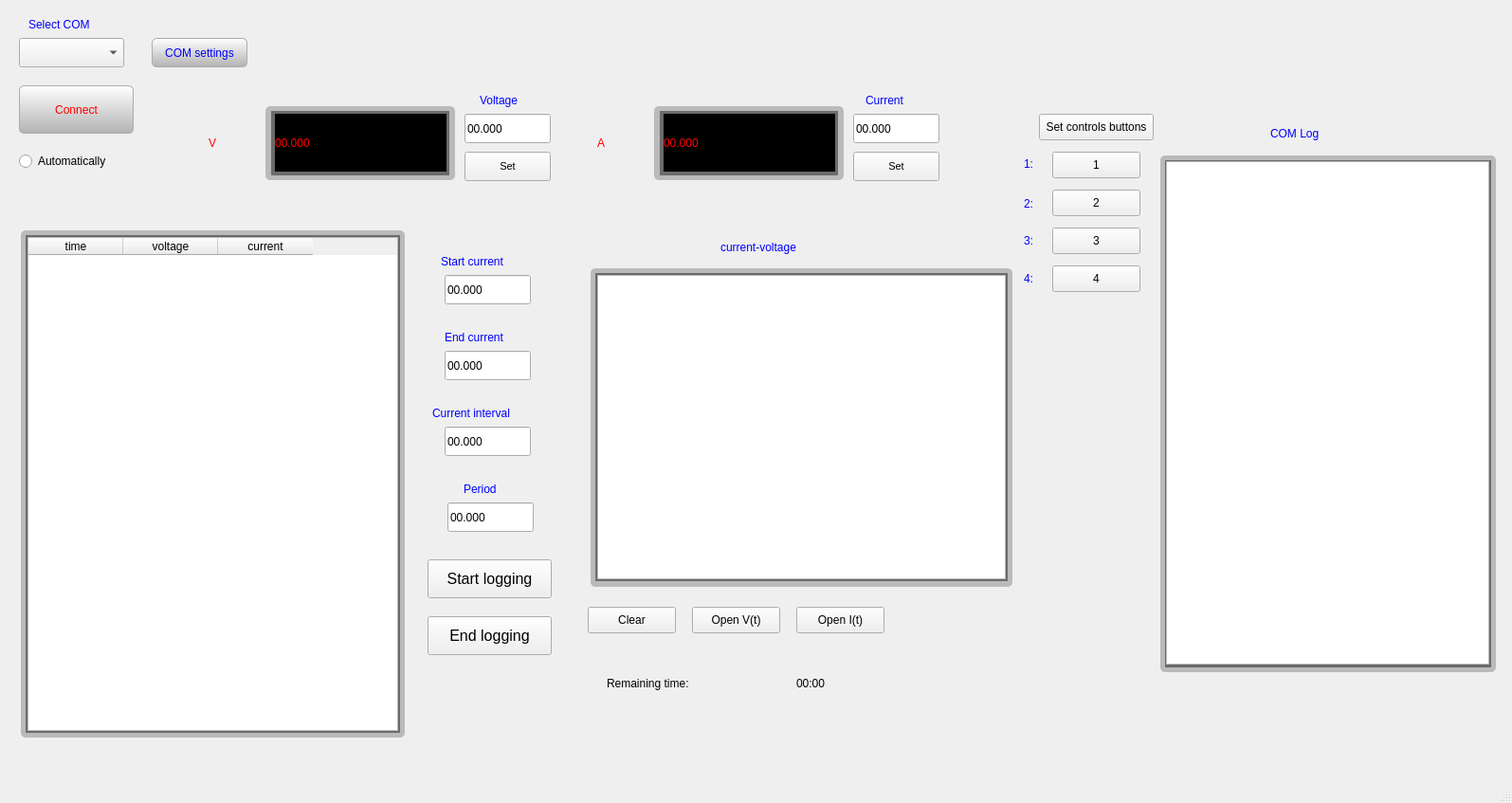
<?xml version="1.0" encoding="UTF-8"?>
<ui version="4.0">
 <class>MainWindow</class>
 <widget class="QMainWindow" name="MainWindow">
  <property name="geometry">
   <rect>
    <x>0</x>
    <y>0</y>
    <width>1595</width>
    <height>847</height>
   </rect>
  </property>
  <property name="windowTitle">
   <string>MainWindow</string>
  </property>
  <widget class="QWidget" name="centralwidget">
   <widget class="QPushButton" name="pushButton_connect">
    <property name="geometry">
     <rect>
      <x>20</x>
      <y>90</y>
      <width>121</width>
      <height>51</height>
     </rect>
    </property>
    <property name="styleSheet">
     <string notr="true">QPushButton{
font: 500 10pt Tahoma;
color: rgb(255, 0, 0);
background-color: qlineargradient(spread:pad, x1:0, y1:1, x2:0, y2:0, stop:0 rgb(179, 179, 179,255), stop:1 rgba(255, 255, 255, 255));
border: 1px solid rgb(172, 172, 172);         
border-radius:5;
}
QPushButton:pressed {
font: 500 10pt Tahoma;
color:rgb(184, 0, 0);
background-color:rgb(177, 177, 177);
border: 2px solid rgb(172, 172, 172);            
border-radius:5
}
                                              </string>
    </property>
    <property name="text">
     <string>Connect</string>
    </property>
   </widget>
   <widget class="QComboBox" name="comboBox_select_com">
    <property name="geometry">
     <rect>
      <x>20</x>
      <y>40</y>
      <width>111</width>
      <height>31</height>
     </rect>
    </property>
   </widget>
   <widget class="QLabel" name="label_select_com">
    <property name="geometry">
     <rect>
      <x>30</x>
      <y>10</y>
      <width>91</width>
      <height>31</height>
     </rect>
    </property>
    <property name="styleSheet">
     <string notr="true">font: 500 8pt &quot;Tahoma&quot;;
color: rgb(0, 0, 255);</string>
    </property>
    <property name="text">
     <string>Select COM</string>
    </property>
    <property name="margin">
     <number>5</number>
    </property>
   </widget>
   <widget class="QPushButton" name="pushButton_com_settings">
    <property name="geometry">
     <rect>
      <x>160</x>
      <y>40</y>
      <width>101</width>
      <height>31</height>
     </rect>
    </property>
    <property name="styleSheet">
     <string notr="true">QPushButton{
font: 500 8pt Tahoma;
color: rgb(0, 0, 255);
background-color: qlineargradient(spread:pad, x1:0, y1:1, x2:0, y2:0, stop:0 rgb(179, 179, 179,255), stop:1 rgba(255, 255, 255, 255));
border: 1px solid rgb(172, 172, 172);         
border-radius:5;
}
                                              </string>
    </property>
    <property name="text">
     <string>COM settings</string>
    </property>
   </widget>
   <widget class="QRadioButton" name="radioButton_automatically">
    <property name="geometry">
     <rect>
      <x>20</x>
      <y>160</y>
      <width>121</width>
      <height>20</height>
     </rect>
    </property>
    <property name="styleSheet">
     <string notr="true">font: 500 8pt &quot;Tahoma&quot;;</string>
    </property>
    <property name="text">
     <string>Automatically</string>
    </property>
   </widget>
   <widget class="QLabel" name="label_v">
    <property name="geometry">
     <rect>
      <x>220</x>
      <y>120</y>
      <width>41</width>
      <height>61</height>
     </rect>
    </property>
    <property name="styleSheet">
     <string notr="true">font: 500 35pt &quot;Tahoma&quot;;
color: rgb(255, 0, 0);</string>
    </property>
    <property name="text">
     <string>V</string>
    </property>
   </widget>
   <widget class="QLabel" name="label_voltage">
    <property name="geometry">
     <rect>
      <x>506</x>
      <y>90</y>
      <width>91</width>
      <height>31</height>
     </rect>
    </property>
    <property name="styleSheet">
     <string notr="true">font: 500 8pt &quot;Tahoma&quot;;
color: rgb(0, 0, 255);</string>
    </property>
    <property name="text">
     <string>Voltage</string>
    </property>
    <property name="margin">
     <number>0</number>
    </property>
   </widget>
   <widget class="QLabel" name="label_v_display">
    <property name="geometry">
     <rect>
      <x>290</x>
      <y>120</y>
      <width>181</width>
      <height>61</height>
     </rect>
    </property>
    <property name="styleSheet">
     <string notr="true">background-color: rgb(0, 0, 0);
color: rgb(255, 0, 0);
font: 35pt &quot;Tahoma&quot;;</string>
    </property>
    <property name="text">
     <string>00.000</string>
    </property>
   </widget>
   <widget class="QLabel" name="label_black_for_v_display">
    <property name="geometry">
     <rect>
      <x>286</x>
      <y>117</y>
      <width>188</width>
      <height>68</height>
     </rect>
    </property>
    <property name="styleSheet">
     <string notr="true">background-color: rgb(107, 107, 107);</string>
    </property>
    <property name="text">
     <string/>
    </property>
   </widget>
   <widget class="QLabel" name="label_green_for_v_display">
    <property name="geometry">
     <rect>
      <x>280</x>
      <y>112</y>
      <width>200</width>
      <height>78</height>
     </rect>
    </property>
    <property name="styleSheet">
     <string notr="true">background-color: rgb(186, 186, 186);
border-radius:5px;</string>
    </property>
    <property name="text">
     <string/>
    </property>
   </widget>
   <widget class="QLineEdit" name="lineEdit_v">
    <property name="geometry">
     <rect>
      <x>490</x>
      <y>120</y>
      <width>91</width>
      <height>31</height>
     </rect>
    </property>
    <property name="styleSheet">
     <string notr="true">font: 16pt &quot;Tahoma&quot;;</string>
    </property>
    <property name="text">
     <string>00.000</string>
    </property>
   </widget>
   <widget class="QLabel" name="label_black_for_a_display">
    <property name="geometry">
     <rect>
      <x>696</x>
      <y>117</y>
      <width>188</width>
      <height>68</height>
     </rect>
    </property>
    <property name="styleSheet">
     <string notr="true">background-color: rgb(107, 107, 107);</string>
    </property>
    <property name="text">
     <string/>
    </property>
   </widget>
   <widget class="QLabel" name="label_current">
    <property name="geometry">
     <rect>
      <x>913</x>
      <y>90</y>
      <width>91</width>
      <height>31</height>
     </rect>
    </property>
    <property name="styleSheet">
     <string notr="true">font: 500 8pt &quot;Tahoma&quot;;
color: rgb(0, 0, 255);</string>
    </property>
    <property name="text">
     <string>Current</string>
    </property>
    <property name="margin">
     <number>0</number>
    </property>
   </widget>
   <widget class="QLineEdit" name="lineEdit_a">
    <property name="geometry">
     <rect>
      <x>900</x>
      <y>120</y>
      <width>91</width>
      <height>31</height>
     </rect>
    </property>
    <property name="styleSheet">
     <string notr="true">font: 16pt &quot;Tahoma&quot;;</string>
    </property>
    <property name="text">
     <string>00.000</string>
    </property>
   </widget>
   <widget class="QLabel" name="label_a">
    <property name="geometry">
     <rect>
      <x>630</x>
      <y>120</y>
      <width>51</width>
      <height>61</height>
     </rect>
    </property>
    <property name="styleSheet">
     <string notr="true">font: 500 35pt &quot;Tahoma&quot;;
color: rgb(255, 0, 0);</string>
    </property>
    <property name="text">
     <string>A</string>
    </property>
   </widget>
   <widget class="QLabel" name="label_a_display">
    <property name="geometry">
     <rect>
      <x>700</x>
      <y>120</y>
      <width>181</width>
      <height>61</height>
     </rect>
    </property>
    <property name="styleSheet">
     <string notr="true">background-color: rgb(0, 0, 0);
color: rgb(255, 0, 0);
font: 35pt &quot;Tahoma&quot;;</string>
    </property>
    <property name="text">
     <string>00.000</string>
    </property>
   </widget>
   <widget class="QLabel" name="label_green_for_a_display">
    <property name="geometry">
     <rect>
      <x>690</x>
      <y>112</y>
      <width>200</width>
      <height>78</height>
     </rect>
    </property>
    <property name="styleSheet">
     <string notr="true">background-color: rgb(186, 186, 186);
border-radius:5px;</string>
    </property>
    <property name="text">
     <string/>
    </property>
   </widget>
   <widget class="QTableWidget" name="tableWidget">
    <property name="geometry">
     <rect>
      <x>29</x>
      <y>250</y>
      <width>391</width>
      <height>521</height>
     </rect>
    </property>
    <property name="styleSheet">
     <string notr="true"/>
    </property>
    <column>
     <property name="text">
      <string>time</string>
     </property>
    </column>
    <column>
     <property name="text">
      <string>voltage</string>
     </property>
    </column>
    <column>
     <property name="text">
      <string>current</string>
     </property>
    </column>
   </widget>
   <widget class="QLabel" name="label_black_for_table">
    <property name="geometry">
     <rect>
      <x>27</x>
      <y>248</y>
      <width>395</width>
      <height>525</height>
     </rect>
    </property>
    <property name="styleSheet">
     <string notr="true">background-color: rgb(107, 107, 107);</string>
    </property>
    <property name="text">
     <string/>
    </property>
   </widget>
   <widget class="QLabel" name="label_green_for_table">
    <property name="geometry">
     <rect>
      <x>22</x>
      <y>243</y>
      <width>405</width>
      <height>535</height>
     </rect>
    </property>
    <property name="styleSheet">
     <string notr="true">background-color: rgb(186, 186, 186);
border-radius:5px;</string>
    </property>
    <property name="text">
     <string/>
    </property>
   </widget>
   <widget class="QLabel" name="label_start_current">
    <property name="geometry">
     <rect>
      <x>465</x>
      <y>260</y>
      <width>101</width>
      <height>31</height>
     </rect>
    </property>
    <property name="styleSheet">
     <string notr="true">font: 500 8pt &quot;Tahoma&quot;;
color: rgb(0, 0, 255);</string>
    </property>
    <property name="text">
     <string>Start current</string>
    </property>
    <property name="margin">
     <number>5</number>
    </property>
   </widget>
   <widget class="QLineEdit" name="lineEdit_start_current">
    <property name="geometry">
     <rect>
      <x>469</x>
      <y>290</y>
      <width>91</width>
      <height>31</height>
     </rect>
    </property>
    <property name="styleSheet">
     <string notr="true">font: 16pt &quot;Tahoma&quot;;</string>
    </property>
    <property name="text">
     <string>00.000</string>
    </property>
   </widget>
   <widget class="QLabel" name="lineEdit_current_intarval">
    <property name="geometry">
     <rect>
      <x>456</x>
      <y>420</y>
      <width>121</width>
      <height>31</height>
     </rect>
    </property>
    <property name="styleSheet">
     <string notr="true">font: 500 8pt &quot;Tahoma&quot;;
color: rgb(0, 0, 255);</string>
    </property>
    <property name="text">
     <string>Current interval</string>
    </property>
    <property name="margin">
     <number>5</number>
    </property>
   </widget>
   <widget class="QLineEdit" name="lineEdit_end_current">
    <property name="geometry">
     <rect>
      <x>469</x>
      <y>370</y>
      <width>91</width>
      <height>31</height>
     </rect>
    </property>
    <property name="styleSheet">
     <string notr="true">font: 16pt &quot;Tahoma&quot;;</string>
    </property>
    <property name="text">
     <string>00.000</string>
    </property>
   </widget>
   <widget class="QLabel" name="label_select_com_4">
    <property name="geometry">
     <rect>
      <x>469</x>
      <y>340</y>
      <width>91</width>
      <height>31</height>
     </rect>
    </property>
    <property name="styleSheet">
     <string notr="true">font: 500 8pt &quot;Tahoma&quot;;
color: rgb(0, 0, 255);</string>
    </property>
    <property name="text">
     <string>End current</string>
    </property>
    <property name="margin">
     <number>5</number>
    </property>
   </widget>
   <widget class="QLineEdit" name="lineEdit_current_interval">
    <property name="geometry">
     <rect>
      <x>469</x>
      <y>450</y>
      <width>91</width>
      <height>31</height>
     </rect>
    </property>
    <property name="styleSheet">
     <string notr="true">font: 16pt &quot;Tahoma&quot;;</string>
    </property>
    <property name="text">
     <string>00.000</string>
    </property>
   </widget>
   <widget class="QLineEdit" name="lineEdit_period">
    <property name="geometry">
     <rect>
      <x>472</x>
      <y>530</y>
      <width>91</width>
      <height>31</height>
     </rect>
    </property>
    <property name="styleSheet">
     <string notr="true">font: 16pt &quot;Tahoma&quot;;</string>
    </property>
    <property name="text">
     <string>00.000</string>
    </property>
   </widget>
   <widget class="QLabel" name="label_period">
    <property name="geometry">
     <rect>
      <x>489</x>
      <y>500</y>
      <width>61</width>
      <height>31</height>
     </rect>
    </property>
    <property name="styleSheet">
     <string notr="true">font: 500 8pt &quot;Tahoma&quot;;
color: rgb(0, 0, 255);</string>
    </property>
    <property name="text">
     <string>Period</string>
    </property>
    <property name="margin">
     <number>5</number>
    </property>
   </widget>
   <widget class="QToolButton" name="toolButton_start_logging">
    <property name="geometry">
     <rect>
      <x>451</x>
      <y>590</y>
      <width>131</width>
      <height>41</height>
     </rect>
    </property>
    <property name="styleSheet">
     <string notr="true">font: 75 12pt Tahoma;</string>
    </property>
    <property name="text">
     <string>Start logging</string>
    </property>
   </widget>
   <widget class="QToolButton" name="toolButton_end_logging">
    <property name="geometry">
     <rect>
      <x>451</x>
      <y>650</y>
      <width>131</width>
      <height>41</height>
     </rect>
    </property>
    <property name="styleSheet">
     <string notr="true">font: 75 12pt Tahoma;</string>
    </property>
    <property name="text">
     <string>End logging</string>
    </property>
   </widget>
   <widget class="QGraphicsView" name="graphicsView">
    <property name="geometry">
     <rect>
      <x>630</x>
      <y>290</y>
      <width>431</width>
      <height>321</height>
     </rect>
    </property>
   </widget>
   <widget class="QLabel" name="label_current_voltage">
    <property name="geometry">
     <rect>
      <x>760</x>
      <y>240</y>
      <width>191</width>
      <height>41</height>
     </rect>
    </property>
    <property name="styleSheet">
     <string notr="true">font: 500 15pt &quot;Tahoma&quot;;
color: rgb(0, 0, 255);</string>
    </property>
    <property name="text">
     <string>current-voltage</string>
    </property>
    <property name="margin">
     <number>0</number>
    </property>
   </widget>
   <widget class="QLabel" name="label_black_for_graph">
    <property name="geometry">
     <rect>
      <x>628</x>
      <y>288</y>
      <width>435</width>
      <height>325</height>
     </rect>
    </property>
    <property name="styleSheet">
     <string notr="true">background-color: rgb(107, 107, 107);</string>
    </property>
    <property name="text">
     <string/>
    </property>
   </widget>
   <widget class="QLabel" name="label_green_for_graph">
    <property name="geometry">
     <rect>
      <x>623</x>
      <y>283</y>
      <width>445</width>
      <height>336</height>
     </rect>
    </property>
    <property name="styleSheet">
     <string notr="true">background-color: rgb(186, 186, 186);
border-radius:5px;</string>
    </property>
    <property name="text">
     <string/>
    </property>
   </widget>
   <widget class="QPushButton" name="pushButton_open_v">
    <property name="geometry">
     <rect>
      <x>730</x>
      <y>640</y>
      <width>93</width>
      <height>28</height>
     </rect>
    </property>
    <property name="text">
     <string>Open V(t)</string>
    </property>
   </widget>
   <widget class="QPushButton" name="pushButton_open_a">
    <property name="geometry">
     <rect>
      <x>840</x>
      <y>640</y>
      <width>93</width>
      <height>28</height>
     </rect>
    </property>
    <property name="text">
     <string>Open I(t)</string>
    </property>
   </widget>
   <widget class="QPushButton" name="pushButton_clear">
    <property name="geometry">
     <rect>
      <x>620</x>
      <y>640</y>
      <width>93</width>
      <height>28</height>
     </rect>
    </property>
    <property name="text">
     <string>Clear</string>
    </property>
   </widget>
   <widget class="QLabel" name="label_remaining_time">
    <property name="geometry">
     <rect>
      <x>640</x>
      <y>700</y>
      <width>181</width>
      <height>41</height>
     </rect>
    </property>
    <property name="styleSheet">
     <string notr="true">font: 500 14pt &quot;Tahoma&quot;;</string>
    </property>
    <property name="text">
     <string>Remaining time:</string>
    </property>
   </widget>
   <widget class="QLabel" name="label_remaining_time_display">
    <property name="geometry">
     <rect>
      <x>840</x>
      <y>690</y>
      <width>91</width>
      <height>61</height>
     </rect>
    </property>
    <property name="styleSheet">
     <string notr="true">font: 500 18pt &quot;Tahoma&quot;;</string>
    </property>
    <property name="text">
     <string>00:00</string>
    </property>
   </widget>
   <widget class="QPushButton" name="pushButton_set_control_buttons">
    <property name="geometry">
     <rect>
      <x>1096</x>
      <y>120</y>
      <width>121</width>
      <height>28</height>
     </rect>
    </property>
    <property name="text">
     <string>Set controls buttons</string>
    </property>
   </widget>
   <widget class="QLabel" name="label_1">
    <property name="geometry">
     <rect>
      <x>1080</x>
      <y>157</y>
      <width>31</width>
      <height>31</height>
     </rect>
    </property>
    <property name="styleSheet">
     <string notr="true">font: 500 10pt &quot;Tahoma&quot;;
color: rgb(0, 0, 255);</string>
    </property>
    <property name="text">
     <string>1:</string>
    </property>
    <property name="margin">
     <number>0</number>
    </property>
   </widget>
   <widget class="QLabel" name="label_com_log">
    <property name="geometry">
     <rect>
      <x>1340</x>
      <y>120</y>
      <width>111</width>
      <height>41</height>
     </rect>
    </property>
    <property name="styleSheet">
     <string notr="true">font: 500 14pt &quot;Tahoma&quot;;
color: rgb(0, 0, 255);</string>
    </property>
    <property name="text">
     <string>COM Log</string>
    </property>
    <property name="margin">
     <number>0</number>
    </property>
   </widget>
   <widget class="QLabel" name="label_2">
    <property name="geometry">
     <rect>
      <x>1080</x>
      <y>199</y>
      <width>31</width>
      <height>31</height>
     </rect>
    </property>
    <property name="styleSheet">
     <string notr="true">font: 500 10pt &quot;Tahoma&quot;;
color: rgb(0, 0, 255);</string>
    </property>
    <property name="text">
     <string>2:</string>
    </property>
    <property name="margin">
     <number>0</number>
    </property>
   </widget>
   <widget class="QLabel" name="label_3">
    <property name="geometry">
     <rect>
      <x>1080</x>
      <y>238</y>
      <width>31</width>
      <height>31</height>
     </rect>
    </property>
    <property name="styleSheet">
     <string notr="true">font: 500 10pt &quot;Tahoma&quot;;
color: rgb(0, 0, 255);</string>
    </property>
    <property name="text">
     <string>3:</string>
    </property>
    <property name="margin">
     <number>0</number>
    </property>
   </widget>
   <widget class="QLabel" name="label_4">
    <property name="geometry">
     <rect>
      <x>1080</x>
      <y>278</y>
      <width>31</width>
      <height>31</height>
     </rect>
    </property>
    <property name="styleSheet">
     <string notr="true">font: 500 10pt &quot;Tahoma&quot;;
color: rgb(0, 0, 255);</string>
    </property>
    <property name="text">
     <string>4:</string>
    </property>
    <property name="margin">
     <number>0</number>
    </property>
   </widget>
   <widget class="QListWidget" name="listWidget">
    <property name="geometry">
     <rect>
      <x>1230</x>
      <y>170</y>
      <width>341</width>
      <height>531</height>
     </rect>
    </property>
   </widget>
   <widget class="QPushButton" name="pushButton_1">
    <property name="geometry">
     <rect>
      <x>1110</x>
      <y>160</y>
      <width>93</width>
      <height>28</height>
     </rect>
    </property>
    <property name="styleSheet">
     <string notr="true">font:  10pt &quot;Tahoma&quot;;</string>
    </property>
    <property name="text">
     <string>1</string>
    </property>
   </widget>
   <widget class="QPushButton" name="pushButton_2">
    <property name="geometry">
     <rect>
      <x>1110</x>
      <y>200</y>
      <width>93</width>
      <height>28</height>
     </rect>
    </property>
    <property name="styleSheet">
     <string notr="true">font:  10pt &quot;Tahoma&quot;;</string>
    </property>
    <property name="text">
     <string>2</string>
    </property>
   </widget>
   <widget class="QPushButton" name="pushButton_3">
    <property name="geometry">
     <rect>
      <x>1110</x>
      <y>240</y>
      <width>93</width>
      <height>28</height>
     </rect>
    </property>
    <property name="styleSheet">
     <string notr="true">font:  10pt &quot;Tahoma&quot;;</string>
    </property>
    <property name="text">
     <string>3</string>
    </property>
   </widget>
   <widget class="QPushButton" name="pushButton_4">
    <property name="geometry">
     <rect>
      <x>1110</x>
      <y>280</y>
      <width>93</width>
      <height>28</height>
     </rect>
    </property>
    <property name="styleSheet">
     <string notr="true">font:  10pt &quot;Tahoma&quot;;</string>
    </property>
    <property name="text">
     <string>4</string>
    </property>
   </widget>
   <widget class="QLabel" name="label_black_for_list">
    <property name="geometry">
     <rect>
      <x>1229</x>
      <y>169</y>
      <width>344</width>
      <height>535</height>
     </rect>
    </property>
    <property name="styleSheet">
     <string notr="true">background-color: rgb(107, 107, 107);</string>
    </property>
    <property name="text">
     <string/>
    </property>
   </widget>
   <widget class="QLabel" name="label_green_for_list">
    <property name="geometry">
     <rect>
      <x>1224</x>
      <y>164</y>
      <width>354</width>
      <height>545</height>
     </rect>
    </property>
    <property name="styleSheet">
     <string notr="true">background-color: rgb(186, 186, 186);
border-radius:5px;</string>
    </property>
    <property name="text">
     <string/>
    </property>
   </widget>
   <widget class="QToolButton" name="toolButton_set_voltage">
    <property name="geometry">
     <rect>
      <x>490</x>
      <y>160</y>
      <width>91</width>
      <height>31</height>
     </rect>
    </property>
    <property name="styleSheet">
     <string notr="true">font: 75 8pt Tahoma;     </string>
    </property>
    <property name="text">
     <string>Set</string>
    </property>
   </widget>
   <widget class="QToolButton" name="toolButton_set_current">
    <property name="geometry">
     <rect>
      <x>900</x>
      <y>160</y>
      <width>91</width>
      <height>31</height>
     </rect>
    </property>
    <property name="styleSheet">
     <string notr="true">font: 75 8pt Tahoma;     </string>
    </property>
    <property name="text">
     <string>Set</string>
    </property>
   </widget>
   <zorder>label_green_for_list</zorder>
   <zorder>label_black_for_list</zorder>
   <zorder>label_green_for_graph</zorder>
   <zorder>label_black_for_graph</zorder>
   <zorder>label_green_for_table</zorder>
   <zorder>label_black_for_table</zorder>
   <zorder>label_green_for_a_display</zorder>
   <zorder>label_green_for_v_display</zorder>
   <zorder>label_black_for_v_display</zorder>
   <zorder>pushButton_connect</zorder>
   <zorder>comboBox_select_com</zorder>
   <zorder>label_select_com</zorder>
   <zorder>pushButton_com_settings</zorder>
   <zorder>radioButton_automatically</zorder>
   <zorder>label_v</zorder>
   <zorder>label_voltage</zorder>
   <zorder>label_v_display</zorder>
   <zorder>lineEdit_v</zorder>
   <zorder>label_black_for_a_display</zorder>
   <zorder>label_current</zorder>
   <zorder>lineEdit_a</zorder>
   <zorder>label_a</zorder>
   <zorder>label_a_display</zorder>
   <zorder>tableWidget</zorder>
   <zorder>label_start_current</zorder>
   <zorder>lineEdit_start_current</zorder>
   <zorder>lineEdit_current_intarval</zorder>
   <zorder>lineEdit_end_current</zorder>
   <zorder>label_select_com_4</zorder>
   <zorder>lineEdit_current_interval</zorder>
   <zorder>lineEdit_period</zorder>
   <zorder>label_period</zorder>
   <zorder>toolButton_start_logging</zorder>
   <zorder>toolButton_end_logging</zorder>
   <zorder>graphicsView</zorder>
   <zorder>label_current_voltage</zorder>
   <zorder>pushButton_open_v</zorder>
   <zorder>pushButton_open_a</zorder>
   <zorder>pushButton_clear</zorder>
   <zorder>label_remaining_time</zorder>
   <zorder>label_remaining_time_display</zorder>
   <zorder>pushButton_set_control_buttons</zorder>
   <zorder>label_1</zorder>
   <zorder>label_com_log</zorder>
   <zorder>label_2</zorder>
   <zorder>label_3</zorder>
   <zorder>label_4</zorder>
   <zorder>listWidget</zorder>
   <zorder>pushButton_1</zorder>
   <zorder>pushButton_2</zorder>
   <zorder>pushButton_3</zorder>
   <zorder>pushButton_4</zorder>
   <zorder>toolButton_set_voltage</zorder>
   <zorder>toolButton_set_current</zorder>
  </widget>
  <widget class="QMenuBar" name="menubar">
   <property name="geometry">
    <rect>
     <x>0</x>
     <y>0</y>
     <width>1595</width>
     <height>26</height>
    </rect>
   </property>
  </widget>
  <widget class="QStatusBar" name="statusbar"/>
 </widget>
 <resources/>
 <connections/>
</ui>
